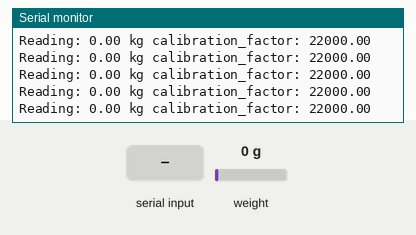
The sketch below on a simulated Arduino Uno, built with avr-gcc and run on an emulated ATmega328P. Shown: the last lines printed to the serial monitor. Inputs (shaded band) come from the test bench; at power-on: weight on the scale 0 g.

Above: at 8.2 s.
8.3 s: weight on the scale set to 100 g
At 8.33 s:
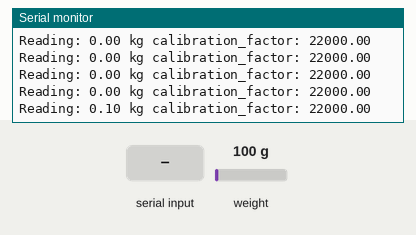
11.3 s: "+" received over Serial
At 11.37 s:
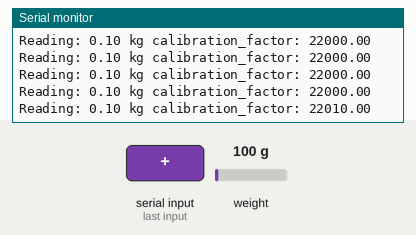
12.8 s: weight on the scale set to 1250 g
At 12.89 s:
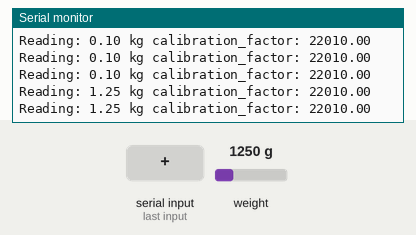
15.8 s: "-" received over Serial
At 15.93 s:
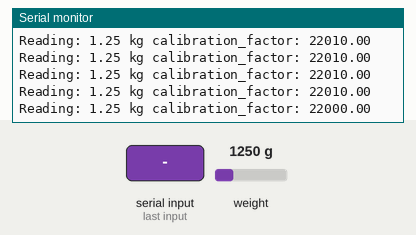
Timing chart, 0 to 18.3 s (numbered marks = the images above; inputs shaded):
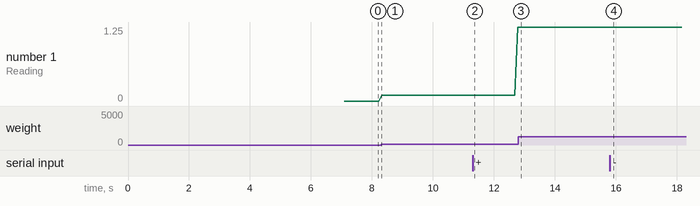

The sketch:

Loadcell_ManualCali.ino
```cpp
/* 5선식 Load cell 작동 코드 */

/* ============ 핀 레이아웃 ============ */
/*
 * Loadcell  HX711          HX711   Arduino
 * 빨간색선 -> E+(VCC)        VCC   ->  5V
 * 검은색선 -> E-(GND)        DT    ->  D2
 * 흰색선   -> o+ (OUTPUT)   SCK   -> D3
 * 초록색선 -> o-            GND   -> GND
 *
 * 노란색선은 EMI 노이즈 제거용, 사용 안해도 무방
 */

#include "HX711.h"

// HX711 - DOUT, DT (데이터선)
// HX711 - CLK, SCK (클럭선)
const int DOUT = 2;
const int CLK = 3;

HX711 scale;

float calibration_factor = 22000;    //로드셀 종류나 상황에 따라 적당한 값으로 시작

void setup() {
  Serial.begin(9600);
  scale.begin(DOUT,CLK);
  Serial.println("HX711 calibration sketch");
  Serial.println("Remove all weight from scale...");
  delay(5000);
  Serial.println("After readings begin, place known weight on scale");
  Serial.println("Press + to increase calibration factor");
  Serial.println("Press - to decrease calibration factor");

  scale.set_scale();
  scale.tare();  //Reset the scale to 0

  long zero_factor = scale.read_average(); //Get a baseline reading
  Serial.print("Zero factor: "); //This can be used to remove the need to tare the scale. Useful in permanent scale projects.
  Serial.println(zero_factor);
}

void loop() {

  scale.set_scale(calibration_factor); //Adjust to this calibration factor

  Serial.print("Reading: ");
  Serial.print(scale.get_units());
  Serial.print(" kg");
  Serial.print(" calibration_factor: ");
  Serial.print(calibration_factor);
  Serial.println();

  if(Serial.available())
  {
    char key = Serial.read();
    if(key == '+')
      calibration_factor += 10;
    else if(key == '-')
      calibration_factor -= 10;
  }
}
```

Measured:
- after the input at 8.3 s, the serial monitor: prints a new line at once (image 1)
- after the input at 11.3 s, the serial monitor: prints a new line after 0.07 s (image 2)
- after the input at 12.8 s, the serial monitor: prints a new line after 0.09 s (image 3)
- after the input at 15.8 s, the serial monitor: prints a new line after 0.13 s (image 4)
- plotted number 1: 0 → 0.1 after the input at 8.3 s, 0.1 → 1.25 after the input at 11.3 s
